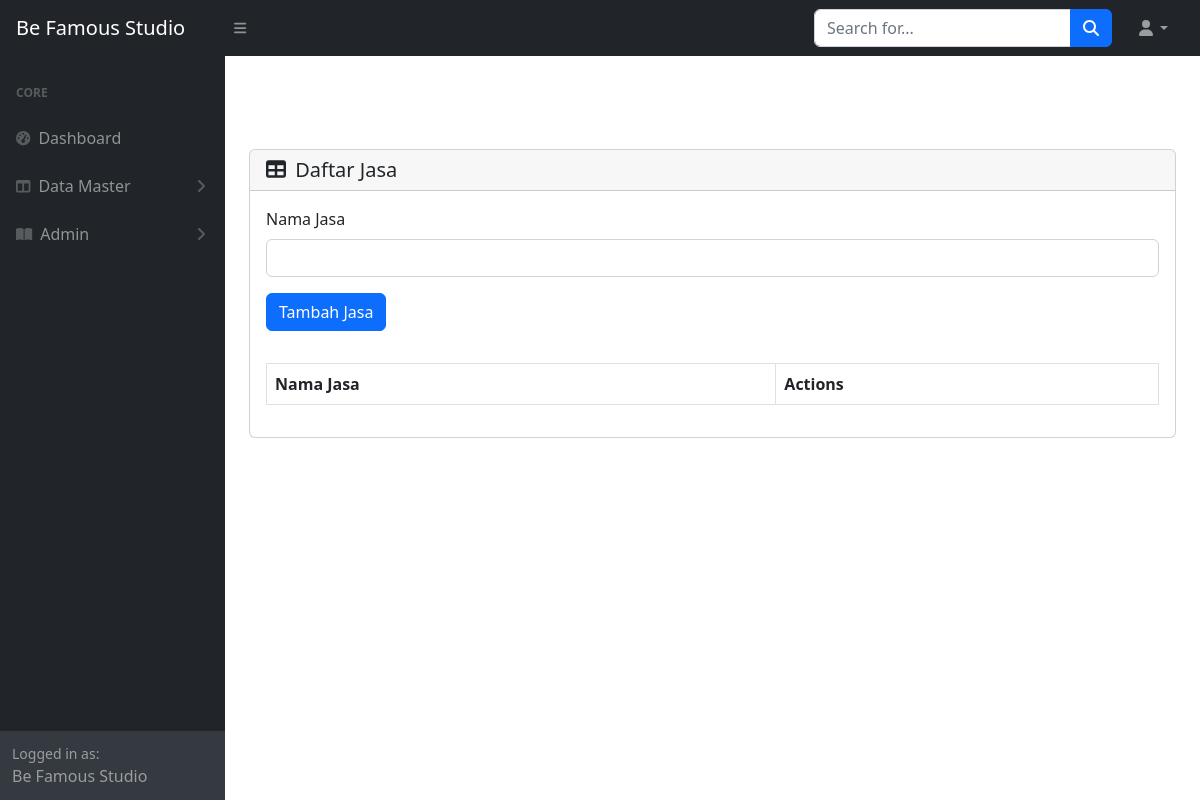
Before: /admin/jasa.php with the older database file.
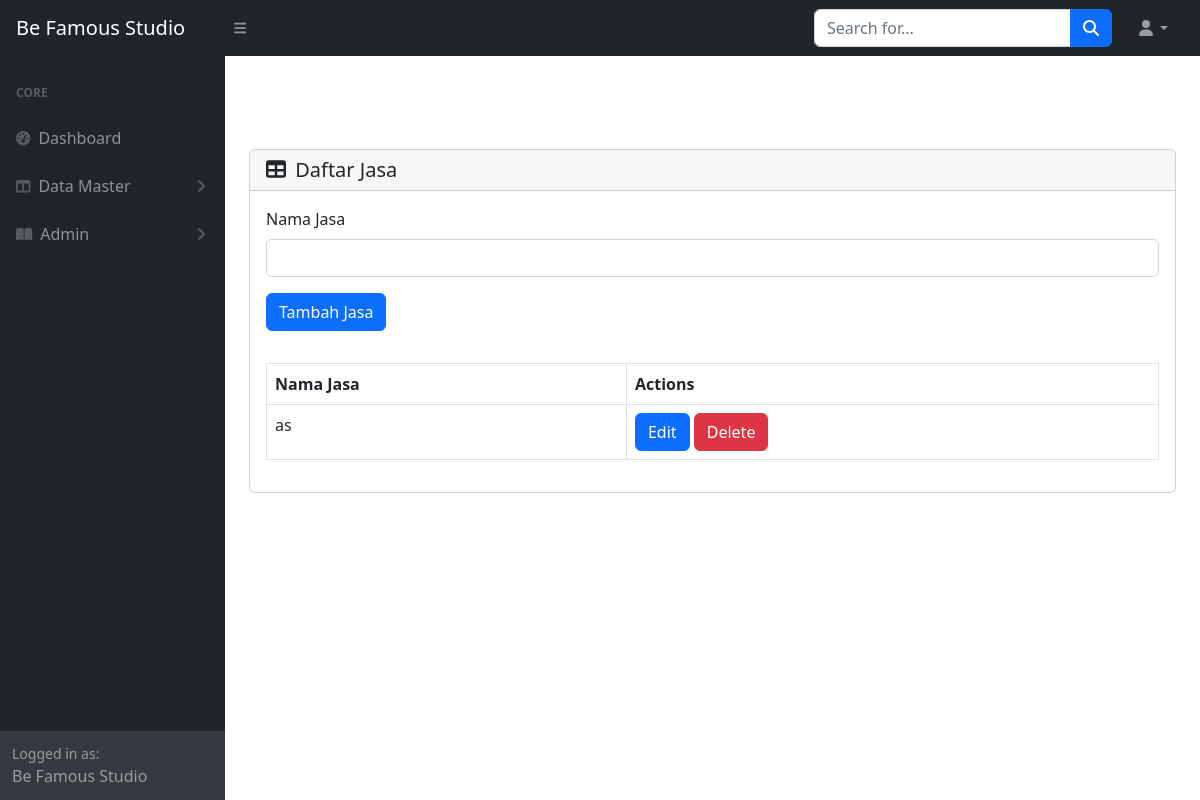
After: the same page with the newer database file.
### tables this page shows
CREATE TABLE `jasa` (
  `idJasa` int(255) NOT NULL,
  `namaJasa` varchar(1000) NOT NULL
);

### admin/jasa.php (the view, shortened to what this page needs)
<?php
$conn = connectToDatabase();
$sql = "SELECT * FROM jasa";
$result = $conn->query($sql);
$isi = "<div class='card mb-4' style='margin-top:10%'>";
if (isset($_GET['idEdit'])) {
    $id = $_GET['idEdit'];
    $isi .= "<div class='card-header'>
        <div class='d-flex justify-content-between align-items-center'>
            <h5 class='card-title m-0'><i class='fas fa-table me-1'></i> Daftar Jasa</h5>
        </div>
    </div>
    <div class='card-body'>
        <form method='POST' action='" . htmlspecialchars($_SERVER["PHP_SELF"]) . "'>
            <div class='mb-3'>
                <label for='namaJasa' class='form-label'>Nama Jasa</label>";
    $sql = "SELECT * FROM Jasa WHERE idJasa = $id";
    $result = $conn->query($sql);
    while ($row = $result->fetch_assoc()) {
        $isi .= "<input type='hidden' name='idJasa' value='" . $row['idJasa'] . "'><input type='text' class='form-control' id='namaJasa' value='" . $row['namaJasa'] . "' name='namaJasa' required>";
    }
    $isi .= "
            </div>
            <input type='submit' name='edit' class='btn btn-primary' value='Edit Jasa'>
        </form>
    </div>";
} else {
    $isi .= "<div class='card-header'>
        <div class='d-flex justify-content-between align-items-center'>
            <h5 class='card-title m-0'><i class='fas fa-table me-1'></i> Daftar Jasa</h5>
        </div>
    </div>
    <div class='card-body'>
        <form method='POST' action='" . htmlspecialchars($_SERVER["PHP_SELF"]) . "'>
            <div class='mb-3'>
                <label for='namaJasa' class='form-label'>Nama Jasa</label>
                <input type='text' class='form-control' id='namaJasa' name='namaJasa' required>
            </div>
            <button type='submit' name='add' class='btn btn-primary'>Tambah Jasa</button>
        </form>
    </div>
    <div class='card-body'>
        <table id='datatablesSimple' class='table table-bordered mx-auto'>
            <thead>
                <tr>
                    <th>Nama Jasa</th>
                    <th>Actions</th>
                </tr>
            </thead>
            <tbody>";
    while ($row = $result->fetch_assoc()) {
        $namaJasa = $row['namaJasa'];
        $isi .= "<tr>
                <td>" . $namaJasa . "</td>
                <td>
                    <a href='Jasa.php?idEdit=" . $row['idJasa'] . "' class='btn btn-primary'>Edit</a>
                    <a onclick='hapus(" . $row['idJasa'] . ")' class='btn btn-danger'>Delete</a>
                </td>
            </tr>";
    }
    $isi .= "</tbody>
        </table>
        <script>
        function hapus(id) {
            const confirmation = confirm('Apakah kamu yakin untuk menghapus data?');
            if (confirmation) {
                window.location.href = 'Jasa.php?idDell=' + id;
            } else {
                alert('Hapus Dibatalkan');
            }
        }
        </script>
    </div>";
}
$isi .= "</div></div>";
include 'index.php';
?>

### admin/index.php (shortened to what this page needs)
<!DOCTYPE html>
<html lang="en">
    <head>
        <link href="https://cdn.jsdelivr.net/npm/simple-datatables@7.1.2/dist/style.min.css" rel="stylesheet" />
        <link href="css/styles.css" rel="stylesheet" />
    </head>
    <body class="sb-nav-fixed">
        <nav class="sb-topnav navbar navbar-expand navbar-dark bg-dark">
            <a class="navbar-brand ps-3" href="index.php">Be Famous Studio</a>
            <button class="btn btn-link btn-sm order-1 order-lg-0 me-4 me-lg-0" id="sidebarToggle" href="#!"><i class="fas fa-bars"></i></button>
            <form class="d-none d-md-inline-block form-inline ms-auto me-0 me-md-3 my-2 my-md-0">
                <div class="input-group">
                    <input class="form-control" type="text" placeholder="Search for..." aria-label="Search for..." aria-describedby="btnNavbarSearch" />
                    <button class="btn btn-primary" id="btnNavbarSearch" type="button"><i class="fas fa-search"></i></button>
                </div>
            </form>
            <ul class="navbar-nav ms-auto ms-md-0 me-3 me-lg-4">
                <li class="nav-item dropdown">
                    <a class="nav-link dropdown-toggle" id="navbarDropdown" href="#" role="button" data-bs-toggle="dropdown" aria-expanded="false"><i class="fas fa-user fa-fw"></i></a>
                </li>
            </ul>
        </nav>
        <div id="layoutSidenav">
            <div id="layoutSidenav_nav">
                <nav class="sb-sidenav accordion sb-sidenav-dark" id="sidenavAccordion">
                    <div class="sb-sidenav-menu">
                        <div class="nav">
                            <div class="sb-sidenav-menu-heading">Core</div>
                            <a class="nav-link" href="index.php">
                                <div class="sb-nav-link-icon"><i class="fas fa-tachometer-alt"></i></div>
                                Dashboard
                            </a>
                            <a class="nav-link collapsed" href="#" data-bs-toggle="collapse" data-bs-target="#collapseMaster" aria-expanded="false" aria-controls="collapseLayouts">
                                <div class="sb-nav-link-icon"><i class="fas fa-columns"></i></div>
                                Data Master
                                <div class="sb-sidenav-collapse-arrow"><i class="fas fa-angle-down"></i></div>
                            </a>
                            <a class="nav-link collapsed" href="#" data-bs-toggle="collapse" data-bs-target="#collapsePages" aria-expanded="false" aria-controls="collapsePages">
                                <div class="sb-nav-link-icon"><i class="fas fa-book-open"></i></div>
                                Admin
                                <div class="sb-sidenav-collapse-arrow"><i class="fas fa-angle-down"></i></div>
                            </a>
                        </div>
                    </div>
                    <div class="sb-sidenav-footer">
                        <div class="small">Logged in as:</div>
                        Be Famous Studio
                    </div>
                </nav>
            </div>
            <div id="layoutSidenav_content">
                <main>
                    <div class="container-fluid px-4">
                        <?php
                        if(isset($isi)){
                            echo $isi;
                        }
                        ?>
                    </div>
            </div>
    </body>
</html>

Changed rows visible on the page:
added jasa: namaJasa "as"
